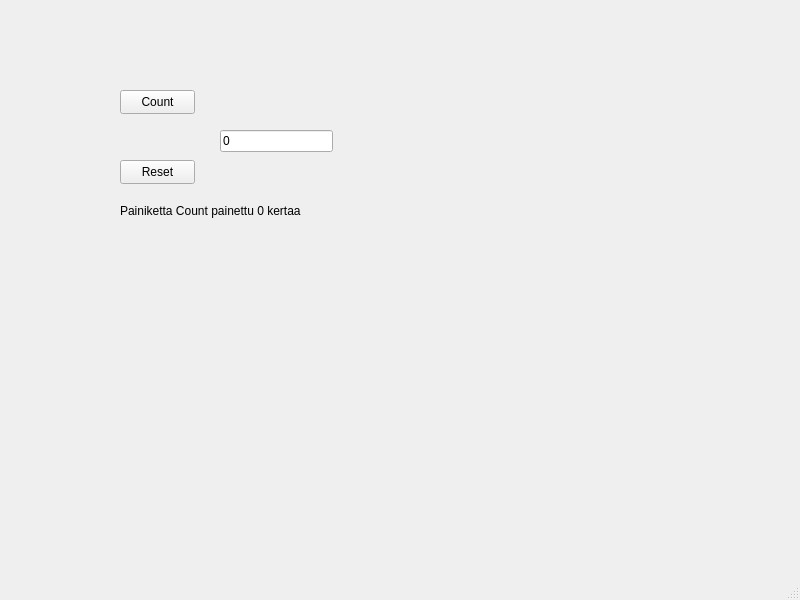
<?xml version="1.0" encoding="UTF-8"?>
<ui version="4.0">
 <class>MainWindow</class>
 <widget class="QMainWindow" name="MainWindow">
  <property name="geometry">
   <rect>
    <x>0</x>
    <y>0</y>
    <width>800</width>
    <height>600</height>
   </rect>
  </property>
  <property name="windowTitle">
   <string>MainWindow</string>
  </property>
  <widget class="QWidget" name="centralwidget">
   <widget class="QPushButton" name="btnCount">
    <property name="geometry">
     <rect>
      <x>120</x>
      <y>90</y>
      <width>75</width>
      <height>24</height>
     </rect>
    </property>
    <property name="text">
     <string>Count</string>
    </property>
   </widget>
   <widget class="QPushButton" name="btnReset">
    <property name="geometry">
     <rect>
      <x>120</x>
      <y>160</y>
      <width>75</width>
      <height>24</height>
     </rect>
    </property>
    <property name="text">
     <string>Reset</string>
    </property>
   </widget>
   <widget class="QLineEdit" name="txtResult">
    <property name="geometry">
     <rect>
      <x>220</x>
      <y>130</y>
      <width>113</width>
      <height>22</height>
     </rect>
    </property>
    <property name="text">
     <string>0</string>
    </property>
   </widget>
   <widget class="QLabel" name="labelInfo">
    <property name="geometry">
     <rect>
      <x>120</x>
      <y>200</y>
      <width>231</width>
      <height>21</height>
     </rect>
    </property>
    <property name="text">
     <string>Painiketta Count painettu 0 kertaa</string>
    </property>
   </widget>
  </widget>
  <widget class="QMenuBar" name="menubar">
   <property name="geometry">
    <rect>
     <x>0</x>
     <y>0</y>
     <width>800</width>
     <height>22</height>
    </rect>
   </property>
  </widget>
  <widget class="QStatusBar" name="statusbar"/>
 </widget>
 <resources/>
 <connections/>
</ui>
